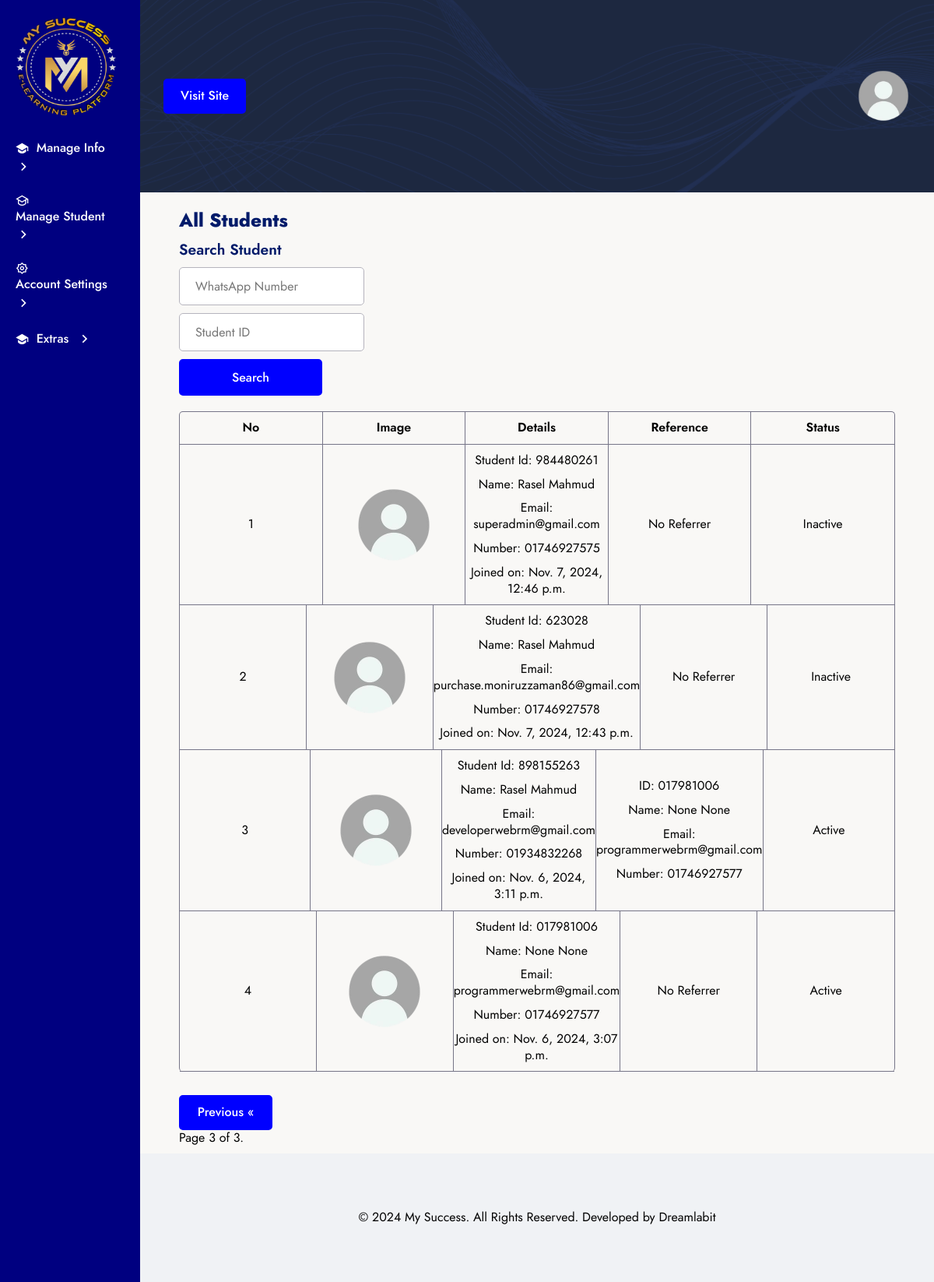
The app's page /sub-admin/all-student/?page=3 with its own data.
### global_feature/models.py (models this page shows, shortened)
class Logo(models.Model):
    logo = models.ImageField(
        validators=[validate_image_size],
        upload_to='images/',
        blank=True,
        null=True,
        verbose_name='Logo Image',
    )
    class Meta:
        verbose_name = 'Logo'
        verbose_name_plural = 'Logo'
        ordering = ['-id']

class FooterCopyRightText(models.Model):
    text = models.TextField(
        max_length=200,
        blank=True,
        null=True,
        verbose_name='Footer Copy Right Text'
    )
    class Meta:
        verbose_name = 'Footer Copy Right Text'
        verbose_name_plural = 'Footer Copy Right Text'
        ordering = ['-id']

### my_auth/models.py (models this page shows, shortened)
class User(AbstractBaseUser, PermissionsMixin):
    ACCOUNT_TYPE_CHOICES = [
        ('senior_manager', 'Senior Manager'),
        ('manager', 'Manager'),
        ('senior_team_leader', 'Senior Team Leader'),
        ('team_leader', 'Team Leader'),
        ('trainer', 'Trainer'),
        ('senior_teacher', 'Senior Teacher'),
        ('teacher', 'Teacher'),
        ('accounter', 'Accounter'),
        ('help-line', 'Help-Line'),
        ('user', 'User'),
        ('admin', 'Admin'),
    ]
    USER_ROLES_CHOICES = [
        ('user', 'User'),
        ('sub_admin', 'Sub Admin'),
        ('admin', 'Admin'),
    ]
    COUNTRY_CODE_CHOICES = [
        ('Bangladesh', '+88'),
        ('India', '+91'),
    ]
    user_id = models.CharField(
        unique=True,
        max_length=9,
        verbose_name='User ID'
    )
    image = models.ImageField(
        validators=[validate_image_size],
        upload_to='images/',
        blank=True,
        null=True,
        verbose_name='User Image'
    )
    balance = models.DecimalField(
        max_digits=12,
        decimal_places=2,
        default=0.00,
        verbose_name='Balance'
    )
    email = models.EmailField(
        unique=True,
        max_length=80,
        verbose_name='Email',
    )
    country_code = models.CharField(
        max_length=20,
        choices=COUNTRY_CODE_CHOICES,
        default='Bangladesh'
    )
    number = models.CharField(
        max_length=11,
        unique=True,
        verbose_name='Number'
    )
    first_name = models.CharField(
        max_length=15,
        blank=True,
        null=True,
        verbose_name='First Name'
    )
    last_name = models.CharField(
        max_length=15,
        blank=True,
        null=True,
        verbose_name='Last Name'
    )
    address = models.CharField(
        max_length=100,
        blank=True,
        null=True,
        verbose_name='Address'
    )
    city = models.CharField(
        max_length=20,
        blank=True,
        null=True,
        verbose_name='City'
    )
    state = models.CharField(
        max_length=15,
        blank=True,
        null=True,
        verbose_name='State'
    )
    country = models.CharField(
        max_length=30,
        blank=True,
        null=True,
        verbose_name='Country Name'
    )
    bio = models.TextField(
        max_length=500,
        blank=True,
        null=True,
        verbose_name='Bio'
    )
    account_type = models.CharField(
        max_length=20,
        choices=ACCOUNT_TYPE_CHOICES,
        default='user'
    )
    role = models.CharField(
        max_length=20,
        choices=USER_ROLES_CHOICES,
        default='user'
    )
    referraled_by = models.ForeignKey(
        'self',
        related_name='referrals',
        on_delete=models.SET_NULL,
        null=True,
        blank=True,
        verbose_name='Referred By'
    )
    is_staff = models.BooleanField(default=True)
    is_active = models.BooleanField(default=False)
    is_block = models.BooleanField(default=False)
    is_superuser = models.BooleanField(default=False)
    date_joined = models.DateTimeField(auto_now_add=True)
    last_login = models.DateTimeField(null=True, blank=True)
    objects = UserManager()
    USERNAME_FIELD = 'number'
    REQUIRED_FIELDS = ['email']
    class Meta:
        verbose_name = 'User'
        verbose_name_plural = 'User'
        ordering = ['-date_joined']

### sub_admin/views.py (the view)
# urls.py: path('all-student/', AllStudent.as_view(), name='all_student'),
class AllStudent(SubAdminBaseTemplateView):
    def get_context_data(self, **kwargs):
        context = super().get_context_data(**kwargs)
        search_number = self.request.GET.get('number', None)
        search_user_id = self.request.GET.get('user_id', None)
        users = User.objects.all()
        if search_number:
            users = users.filter(number=search_number)
        elif search_user_id:
            users = users.filter(user_id=search_user_id)
        paginator = Paginator(users, 5)
        page_number = self.request.GET.get('page')
        page_obj = paginator.get_page(page_number)
        context['page_obj'] = page_obj
        return context

### sub_admin/views.py (called while the page is built)
    def get_context_data(self, **kwargs):
        context = super().get_context_data(**kwargs)
        context.update({
            'sub_admin_all_student': self.request.build_absolute_uri('/all-student/'),
            'sub_admin_profile': self.request.build_absolute_uri('/profile/'),
            'sub_admin_change_password': self.request.build_absolute_uri('/change-password/'),
        })
        context['logo'] = Logo.objects.first()
        context['copy_right'] = FooterCopyRightText.objects.first()
        return context

### templates/sub_admin/index.html (shortened to what this page needs)
{% extends "../common/base.html" %}
{% load static %}
{% block css_link %}
    <link href="https://cdn.jsdelivr.net/npm/remixicon@4.5.0/fonts/remixicon.css" rel="stylesheet" />
    <link rel="stylesheet" href="{% static "css/sub_admin/style.css" %}">
{% endblock css_link %}
{% block main_content %}
    <section class="sub-admin-section">
        <div class="grid w-full sub-admin-inner">
            <div class="flex flex-col w-full side-bar-sub-admin">
                {% include "./side_bar.html" %}
            </div>
            <div class="flex flex-col w-full">
                {% include "./header.html" %}
                <section class="sub-admin-content">
                    {% if request.resolver_match.url_name == 'all_student' %}
                        {% include "sub_admin/all_student.html" %}
                    {% elif request.resolver_match.url_name == 'all_sub_admin_info' %}
                        {% include "sub_admin/all_sub_admin_info.html" %}
                    {% elif request.resolver_match.url_name == 'trainer_create' %}
                        {% include "sub_admin/trainer_create.html" %}
                    {% elif request.resolver_match.url_name == 'team_leader_create' %}
                        {% include "sub_admin/team_leader_create.html" %}
                    {% elif request.resolver_match.url_name == 'member_info' %}
                        {% include "sub_admin/member_info.html" %}
                    {% elif request.resolver_match.url_name == 'pending_student' %}
                        {% include "sub_admin/pending_student.html" %}
                    {% elif request.resolver_match.url_name == 'sub_admin_profile' %}
                        {% include "sub_admin/profile_updated.html" %}
                    {% elif request.resolver_match.url_name == 'change_password' %}
                        {% include "sub_admin/change_password.html" %}
                    {% elif request.resolver_match.url_name == 'sub_admin_withdrawal' %}
                        {% include "sub_admin/withdrawal.html" %}
                    {% elif request.resolver_match.url_name == 'sub_admin_passbook' %}
                        {% include "sub_admin/passbook.html" %}
                    {% endif %}
                </section>
                {% include "./footer.html" %}
            </div>
        </div>
    </section>
{% endblock main_content %}

### templates/sub_admin/side_bar.html (shortened to what this page needs)
<div class="sub-admin-side-bar-wrapper flex flex-col w-full">
    <div class="flex flex-col w-full">
        <a class="logo" href="{% url "all_student" %}">
            <img src="{{ logo.logo.url }}">
        </a>
    </div>
    <div class="sub-menu-item-wrapper flex flex-col w-full">
        <div class="sub-menu-item flex flex-row align-items-center w-full">
            <i class="ri-graduation-cap-fill"></i>
            <h4>Manage Info</h4>
            <i class="ri-arrow-right-s-line right-arrow"></i>
        </div>
        <div class="sub-menu-item flex flex-row align-items-center w-full">
            <i class="ri-graduation-cap-line"></i>
            <h4>Manage Student</h4>
            <i class="ri-arrow-right-s-line right-arrow"></i>
        </div>
        <div class="sub-menu-item flex flex-row align-items-center w-full">
            <i class="ri-settings-2-line"></i>
            <h4>Account Settings</h4>
            <i class="ri-arrow-right-s-line right-arrow"></i>
        </div>
        <div class="sub-menu-item flex flex-row align-items-center w-full">
            <i class="ri-graduation-cap-fill"></i>
            <h4>Extras</h4>
            <i class="ri-arrow-right-s-line right-arrow"></i>
        </div>
    </div>
</div>

### templates/sub_admin/all_student.html (shortened to what this page needs)
{% load static %}
<div class="flex flex-col w-full student">
    <h2>All Students</h2>
    <form class="student-search-form flex flex-col w-full" action="{% url 'all_student' %}" method="GET">
        <h4>Search Student</h4>
        <div class="flex flex-col">
            <input type="number" name="number" id="number" placeholder="WhatsApp Number">
        </div>
        <div class="flex flex-col">
            <input type="number" name="user_id" id="user_id" placeholder="Student ID">
        </div>
        <div class="flex flex-col">
            <button class="btn" type="submit">Search</button>
        </div>
    </form>
    <table class="all-student flex flex-col w-full">
        <thead class="flex flex-col w-full">
            <tr class="grid">
                <th>No</th>
                <th>Image</th>
                <th>Details</th>
                <th>Reference</th>
                <th>Status</th>
            </tr>
        </thead>
        <tbody class="flex flex-col w-full">
            {% for user in page_obj %}
                <tr class="grid">
                    <td>{{ forloop.counter }}</td>
                    <td>
                        {% if user.image %}
                            <img src="{{ user.image.url }}" alt="Image">
                        {% else %}
                            <img src="{% static 'images/default-avatar.png' %}" alt="user">
                        {% endif %}
                    </td>
                    <td>
                        <span>Student Id: {{ user.user_id }}</span>
                        <h4>Name: {{ user.first_name }} {{ user.last_name }}</h4>
                        <span>Email: {{ user.email }}</span>
                        <span>Number: {{ user.number }}</span>
                        <span>Joined on: {{ user.date_joined }}</span>
                    </td>
                    <td>
                        {% if user.referraled_by %}
                            <span>ID: {{ user.referraled_by.user_id }}</span>
                            <h4>Name: {{ user.referraled_by.first_name }} {{ user.referraled_by.last_name }}</h4>
                            <span>Email: {{ user.referraled_by.email }}</span>
                            <span>Number: {{ user.referraled_by.number }}</span>
                        {% else %}
                            <span>No Referrer</span>
                        {% endif %}
                    </td>
                    <td>
                        <span>
                            {% if user.is_authenticated and user.is_active %}
                                Active
                            {% else %}
                                Inactive
                            {% endif %}
                        </span>
                    </td>
                </tr>
            {% endfor %}
        </tbody>
    </table>
    <div class="pagination">
        <span class="step-links">
            {% if page_obj.has_previous %}
                <a class="btn" href="?page={{ page_obj.previous_page_number }}">Previous &laquo;</a>
            {% endif %}
            <span class="current">Page {{ page_obj.number }} of {{ page_obj.paginator.num_pages }}.</span>
        </span>
    </div>
</div>

### templates/sub_admin/footer.html
<footer class="footer-section">
    <div class="footer-inner flex flex-col align-items-center justify-content-center w-full">
        <p>{{ copy_right.text }}</p>
    </div>
</footer>

### static/css/common/global.css (style rules this page uses)
:root { --white-color: #fff; --black-color: #000; --heading-color: #001a69; --body-font-color: #000000; --light-purple: rgba(117, 79, 254, 0.1); --orange-deep: #FF3C16; --gray-color: #767588; --gray-color2: #929292; --disable-color: #B5B4BD; --color-yellow: #FFC014; --light-bg: #F9F8F6; --page-bg: #F8F6F0; --border-color: rgba(0, 0, 0, 0.07); --border-color2: rgba(0, 0, 0, 0.09); --theme-color: #0000ff; --gradient-banner-bg: linear-gradient(to right, #000080, #00FFFF); --gradient-overlay-bg: rgba(0, 0, 0, 0) !important; --footer-gradient-bg: linear-gradient(180deg, #000000, #000000); --body-font-family: 'Jost', sans-serif; }
html, body, div, span, object, iframe, h1, h2, h3, h4, h5, h6, p, blockquote, pre, a, abbr, address, cite, code, del, dfn, em, img, ins, kbd, q, samp, small, strong, sub, sup, var, b, i, hr, dl, dt, dd, ol, ul, li, fieldset, form, label, legend, table, caption, tbody, tfoot, thead, tr, th, td, article, aside, canvas, details, figure, figcaption, hgroup, menu, footer, header, nav, section, summary, time, mark, audio, video { margin: 0; padding: 0; border: 0; }
table { border-collapse: collapse; border-spacing: 0; }
a img { border: 0; width: auto; height: auto; max-width: 100%; vertical-align: bottom; border-style: none; -webkit-backface-visibility: hidden; backface-visibility: hidden; -webkit-perspective: 0; perspective: 0; -webkit-backface-visibility: hidden; -webkit-transform: translate3d(0, 0, 0); visibility: visible; backface-visibility: hidden; }
a, input, select, textarea { outline: none; }
img { width: auto; height: auto; max-width: 100%; vertical-align: bottom; border-style: none; -webkit-perspective: 0; perspective: 0; -webkit-backface-visibility: hidden; -webkit-transform: translate3d(0, 0, 0); visibility: visible; backface-visibility: hidden; }
a { text-decoration: none; display: inline-block; }
input[type='number'] { -moz-appearance: textfield; }
body { color: var(--body-font-color); font-size: 1rem; line-height: 1.3; letter-spacing: normal; font-weight: 400; font-family: var(--body-font-family); background: var(--light-bg); -webkit-text-size-adjust: 100%; -moz-text-size-adjust: 100%; -moz-osx-font-smoothing: grayscale; -webkit-font-smoothing: antialiased; overflow-x: hidden; overflow-y: scroll; scroll-behavior: smooth; }
* { -webkit-box-sizing: border-box; -moz-box-sizing: border-box; box-sizing: border-box; }
body, html { height: 100%; margin: 0; }
h1, h2, h3, h4, h5, h6 { color: var(--heading-color); }
body, main, section, header, footer { position: relative; top: 0; left: 0; right: 0; width: 100%; }
a, span { display: block; }
a { text-decoration: none; }
button { cursor: pointer; }
.logo { width: 130px; height: 130px; }
.logo img { width: 100%; height: 100%; border-radius: 100%; }
.btn { color: var(--white-color); font-size: 1rem; font-weight: 500; font-family: var(--body-font-family); background-color: var(--theme-color); padding: 10px 20px; border-radius: 5px; border: 2px solid var(--theme-color); -webkit-transition: all .4s ease-in-out; -moz-transition: all .4s ease-in-out; transition: all .4s ease-in-out; }
.w-full { width: 100%; }
.flex { display: -moz-flex; display: -ms-flex; display: -o-flex; display: -webkit-box; display: -ms-flexbox; display: flex; }
.flex-row { -webkit-box-orient: horizontal; -webkit-box-direction: normal; -ms-flex-flow: row wrap; -o-flex-flow: row wrap; flex-flow: row wrap; }
.flex-col { -webkit-box-orient: vertical; -webkit-box-direction: normal; -ms-flex-flow: column wrap; -o-flex-flow: column wrap; flex-flow: column wrap; }
.align-items-center { -webkit-box-align: center; -ms-flex-align: center; -o-flex-align: center; align-items: center; }
.justify-content-center { -webkit-box-pack: center; -ms-flex-pack: center; -o-flex-pack: center; justify-content: center; }
.grid { display: -ms-grid; display: -moz-grid; display: -ms-grid; display: -o-grid; display: -webkit-box; display: -ms-grid; display: grid; }

### records on screen
Logo: logo (picture)
User: user_id "984480261", first_name "Rasel", last_name "Mahmud", email "superadmin@gmail.com", number "01746927575", date_joined "Nov. 7, 2024, 12:46 p.m.", shows "No Referrer", is_active "Inactive"
User: user_id "623028", first_name "Rasel", last_name "Mahmud", email "purchase.moniruzzaman86@gmail.com", number "01746927578", date_joined "Nov. 7, 2024, 12:43 p.m.", shows "No Referrer", is_active "Inactive"
User: user_id "898155263", first_name "Rasel", last_name "Mahmud", email "developerwebrm@gmail.com", number "01934832268", date_joined "Nov. 6, 2024, 3:11 p.m.", referraled_by.user_id "017981006", referraled_by.first_name "None", referraled_by.last_name "None", referraled_by.email "programmerwebrm@gmail.com", referraled_by.number "01746927577", is_active "Active"
User: user_id "017981006", first_name "None", last_name "None", email "programmerwebrm@gmail.com", number "01746927577", date_joined "Nov. 6, 2024, 3:07 p.m.", shows "No Referrer", is_active "Active"
FooterCopyRightText: text "© 2024 My Success. All Rights Reserved. Developed by Dreamlabit"

### other values on screen
{{ page_obj.number }} "3"
{{ page_obj.paginator.num_pages }} "3"
